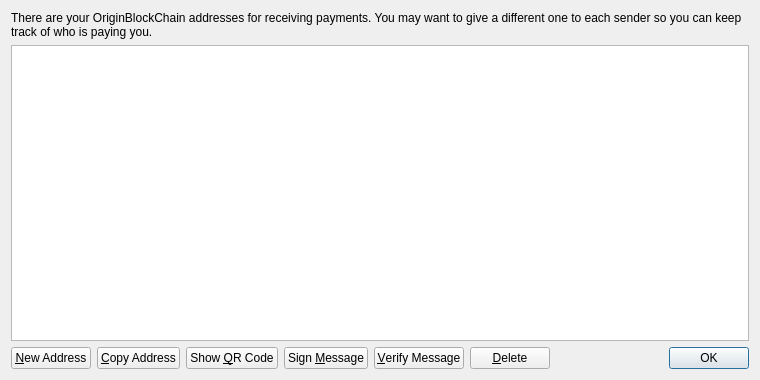
<?xml version="1.0" encoding="UTF-8"?>
<ui version="4.0">
 <class>AddressBookPage</class>
 <widget class="QWidget" name="AddressBookPage">
  <property name="geometry">
   <rect>
    <x>0</x>
    <y>0</y>
    <width>760</width>
    <height>380</height>
   </rect>
  </property>
  <property name="windowTitle">
   <string>Address Book</string>
  </property>
  <layout class="QVBoxLayout" name="verticalLayout">
   <item>
    <widget class="QLabel" name="labelExplanation">
     <property name="text">
      <string>There are your OriginBlockChain addresses for receiving payments. You may want to give a different one to each sender so you can keep track of who is paying you.</string>
     </property>
     <property name="textFormat">
      <enum>Qt::PlainText</enum>
     </property>
     <property name="wordWrap">
      <bool>true</bool>
     </property>
    </widget>
   </item>
   <item>
    <widget class="QTableView" name="tableView">
     <property name="contextMenuPolicy">
      <enum>Qt::CustomContextMenu</enum>
     </property>
     <property name="toolTip">
      <string>Double-click to edit address or label</string>
     </property>
     <property name="tabKeyNavigation">
      <bool>false</bool>
     </property>
     <property name="alternatingRowColors">
      <bool>true</bool>
     </property>
     <property name="selectionMode">
      <enum>QAbstractItemView::SingleSelection</enum>
     </property>
     <property name="selectionBehavior">
      <enum>QAbstractItemView::SelectRows</enum>
     </property>
     <property name="sortingEnabled">
      <bool>true</bool>
     </property>
     <attribute name="verticalHeaderVisible">
      <bool>false</bool>
     </attribute>
    </widget>
   </item>
   <item>
    <layout class="QHBoxLayout" name="horizontalLayout">
     <item>
      <widget class="QPushButton" name="newAddressButton">
       <property name="toolTip">
        <string>Create a new address</string>
       </property>
       <property name="text">
        <string>&amp;New Address</string>
       </property>
       <property name="icon">
        <iconset resource="../bitcoin.qrc">
         <normaloff>:/icons/add</normaloff>:/icons/add</iconset>
       </property>
      </widget>
     </item>
     <item>
      <widget class="QPushButton" name="copyToClipboard">
       <property name="toolTip">
        <string>Copy the currently selected address to the system clipboard</string>
       </property>
       <property name="text">
        <string>&amp;Copy Address</string>
       </property>
       <property name="icon">
        <iconset resource="../bitcoin.qrc">
         <normaloff>:/icons/editcopy</normaloff>:/icons/editcopy</iconset>
       </property>
      </widget>
     </item>
     <item>
      <widget class="QPushButton" name="showQRCode">
       <property name="text">
        <string>Show &amp;QR Code</string>
       </property>
       <property name="icon">
        <iconset resource="../bitcoin.qrc">
         <normaloff>:/icons/qrcode</normaloff>:/icons/qrcode</iconset>
       </property>
      </widget>
     </item>
     <item>
      <widget class="QPushButton" name="signMessage">
       <property name="toolTip">
        <string>Sign a message to prove you own a OriginBlockChain address</string>
       </property>
       <property name="text">
        <string>Sign &amp;Message</string>
       </property>
       <property name="icon">
        <iconset resource="../bitcoin.qrc">
         <normaloff>:/icons/edit</normaloff>:/icons/edit</iconset>
       </property>
      </widget>
     </item>
     <item>
      <widget class="QPushButton" name="verifyMessage">
       <property name="toolTip">
        <string>Verify a message to ensure it was signed with a specified OriginBlockChain address</string>
       </property>
       <property name="text">
        <string>&amp;Verify Message</string>
       </property>
       <property name="icon">
        <iconset resource="../bitcoin.qrc">
         <normaloff>:/icons/transaction_0</normaloff>:/icons/transaction_0</iconset>
       </property>
      </widget>
     </item>
     <item>
      <widget class="QPushButton" name="deleteButton">
       <property name="toolTip">
        <string>Delete the currently selected address from the list</string>
       </property>
       <property name="text">
        <string>&amp;Delete</string>
       </property>
       <property name="icon">
        <iconset resource="../bitcoin.qrc">
         <normaloff>:/icons/remove</normaloff>:/icons/remove</iconset>
       </property>
      </widget>
     </item>
     <item>
      <spacer name="horizontalSpacer">
       <property name="orientation">
        <enum>Qt::Horizontal</enum>
       </property>
       <property name="sizeHint" stdset="0">
        <size>
         <width>40</width>
         <height>20</height>
        </size>
       </property>
      </spacer>
     </item>
     <item>
      <widget class="QDialogButtonBox" name="buttonBox">
       <property name="sizePolicy">
        <sizepolicy hsizetype="Maximum" vsizetype="Fixed">
         <horstretch>0</horstretch>
         <verstretch>0</verstretch>
        </sizepolicy>
       </property>
       <property name="standardButtons">
        <set>QDialogButtonBox::Ok</set>
       </property>
      </widget>
     </item>
    </layout>
   </item>
  </layout>
 </widget>
 <resources>
  <include location="../bitcoin.qrc"/>
 </resources>
 <connections/>
</ui>
